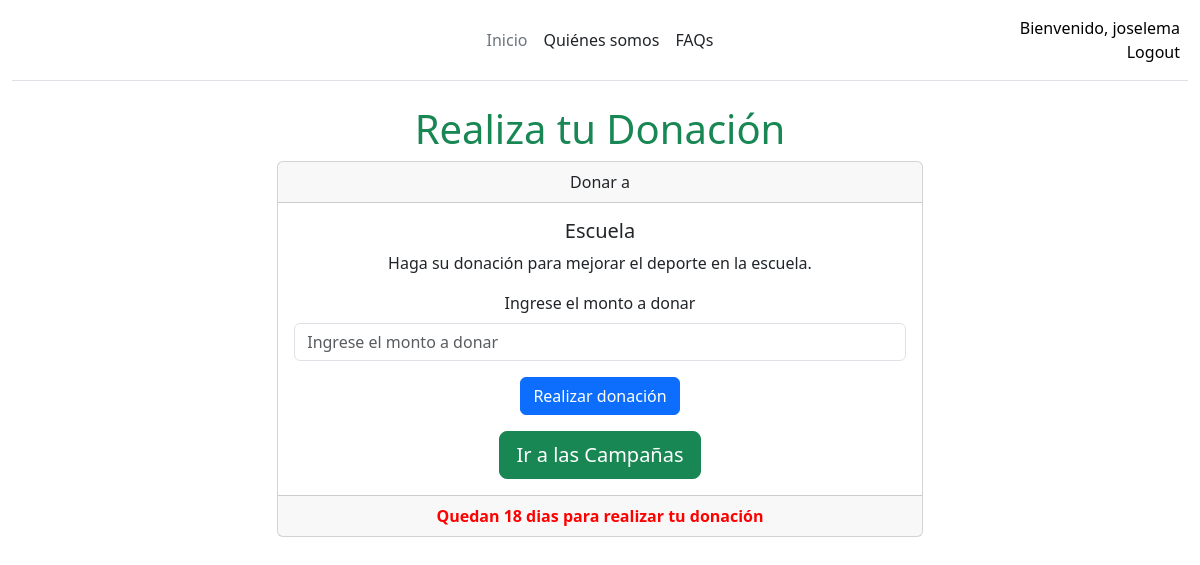
The app's page /donacion/1/ (signed in) with its own data.
### campania/models/campania.py (models this page shows, shortened)
class Campania(models.Model):
    categorias = models.ManyToManyField(Categoria, related_name="campanias")
    nombre = models.CharField(max_length=150)
    descripcion = models.TextField(blank=True, null=True)
    imagen = models.ImageField(upload_to="imagenes/")
    beneficiario = models.CharField(max_length=150)
    monto_recaudar = models.DecimalField(max_digits=9, decimal_places=2)
    monto_recaudado = models.DecimalField(max_digits=9, decimal_places=2)
    fecha_inicio = models.DateTimeField()
    fecha_cierre = models.DateTimeField()
    estado = models.BooleanField()
    fecha_registro = models.DateTimeField(auto_now_add=True)
    fecha_ult_act = models.DateTimeField(auto_now=True)
    title = models.CharField(max_length=200)
    description = models.TextField()
    class Meta:
        db_table = "st_campania"
        verbose_name = "Campaña"
        verbose_name_plural = "Campañas"

### campania/views.py (the view)
def procesar_donacion(request, campania_id):
    if request.method == "POST":
        form_monto = donarMonto(request.POST)
        if form_monto.is_valid():
            monto_donar = form_monto.cleaned_data["monto"]
            campania = Campania.objects.get(pk=campania_id)
            nueva_donacion = Donacion(
                usuario=request.user, campania=campania, monto=monto_donar
            )
            nueva_donacion.save()
            campania.monto_recaudado += Decimal(monto_donar)
            campania.save()
            return redirect("home")
    else:
        campania = Campania.objects.get(pk=campania_id)
        fecha_actual = timezone.now()
        duracion = campania.fecha_cierre - fecha_actual
        duracion_en_dias = duracion.days
        if duracion_en_dias > 0:
            form_monto = donarMonto()
        else:
            return redirect("campania_fin")
    return render(
        request,
        "donacion.html",
        {
            "campania": campania,
            "duracion_en_dias": duracion_en_dias,
            "donar_monto": form_monto,
        },
    )

### campania/forms.py
class donarMonto(forms.Form):
    monto = forms.FloatField(
        label="Ingrese el monto a donar",
        widget=forms.NumberInput(
            attrs={
                "step": "any",  # Permite cualquier número de decimales
            }
        ),
    )

### campania/templates/donacion.html (shortened to what this page needs)
{% load static %}
{% load django_bootstrap5 %}
{% bootstrap_css %}
<!DOCTYPE html>
<html lang="es">
<head>
    <link href="https://cdn.jsdelivr.net/npm/bootstrap@5.3.3/dist/css/bootstrap.min.css" rel="stylesheet">
  </head>
<body>
  <div class="container-fluid">
    <header class="d-flex flex-wrap align-items-center justify-content-center justify-content-md-between py-3 mb-4 border-bottom">
      <a href="{% url 'home' %}" class="d-flex align-items-center col-md-3 mb-2 mb-md-0 text-dark text-decoration-none">
        <svg class="bi me-2" width="40" height="32" role="img" aria-label="Bootstrap"><use xlink:href="#bootstrap"/></svg>
      </a>
      <ul class="nav col-12 col-md-auto mb-2 justify-content-center mb-md-0">
        <li><a href="{% url 'home' %}" class="nav-link px-2 link-secondary">Inicio</a></li>
        <li><a href="#" class="nav-link px-2 link-dark">Quiénes somos</a></li>
        <li><a href="#" class="nav-link px-2 link-dark">FAQs</a></li>
      </ul>
      <div class="col-md-3 text-end">
        {% if user.is_authenticated %}
          <a href="#" class="nav-link link-body-emphasis px-2">Bienvenido, {{user.username}}</a>
          <a href="{% url 'logout' %}" class="nav-link link-body-emphasis px-2">Logout</a>
        {% else %}
          <a href="{% url 'signin' %}" class="btn btn-outline-primary me-2">Login</a>
          <a href="{% url 'signup' %}" class="btn btn-primary">Sign-up</a>
        {% endif %}
      </div>
    </header>
    <main class="container">
      <div class="container-fluid" style="width: 60%;">
        <h1 class="text-center text-success">Realiza tu Donación</h1>
              <div class="card text-center">
                  <div class="card-header">
                    Donar a
                  </div>
                  <div class="card-body">
                    <h5 class="card-title">{{campania.beneficiario}}</h5>
                    <p class="card-text"> {{campania.descripcion}}</p>
                    <form action="{% url 'procesar_donacion' campania_id=campania.id %}" method="post" novalidate>
                      {% bootstrap_form donar_monto %}
                      {% bootstrap_button "Realizar donación" button_type="submit" size="lg"  %}
                    </form>
                    <a class="btn btn-success btn-lg" href="{% url 'home' %}">Ir a las Campañas</a>
                  </div>
                  <div class="card-footer" style="width: 100%; color: rgb(255, 0, 0); font-weight: bold;">
                    Quedan {{duracion_en_dias}} dias para realizar tu donación
                  </div>
              </div>
      </div>
    </main>
  </div>
</body>
</html>

### records on screen
Campania: beneficiario "Escuela", descripcion "Haga su donación para mejorar el deporte en la escuela."

### other values on screen
{{ user.username }} "joselema"
